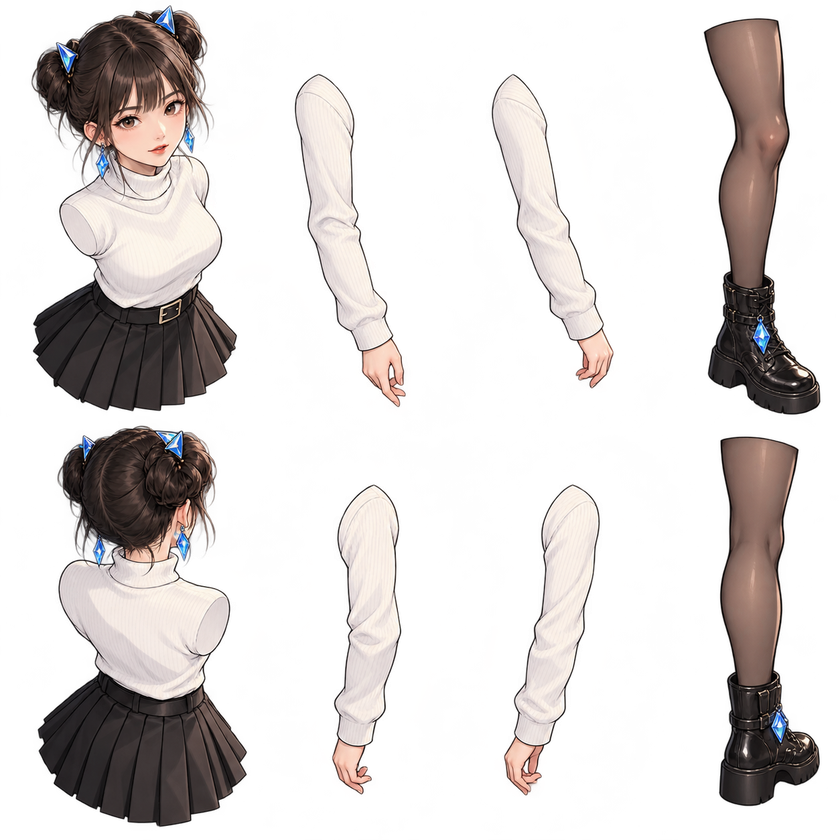
#> input picture game/assets/yanyue_rig_v02.png, 840 x 840 px, shrunk from 1254 x 1254 before the run
$ python inspect_rig.py
#> lines starting #> are read from the running program, lines starting #| are printed output that depends on the picture; after the words box and inside, x2 and y2 are one past the last pixel; in counts of white or black regions, pixels touching at a corner belong together
"""Read connected alpha components for runtime UV regions; no image pixels are edited."""
import json
from pathlib import Path
import numpy as np
from PIL import Image

root = Path(__file__).resolve().parents[1] / 'assets'
im = Image.open(root / 'yanyue_rig_v02.png')
#> im is the input picture: PIL image 840x840 RGBA; mean R, G, B, A 56.1, 50.1, 48.2, 76.1
opaque = np.array(im.getchannel('A')) > 160
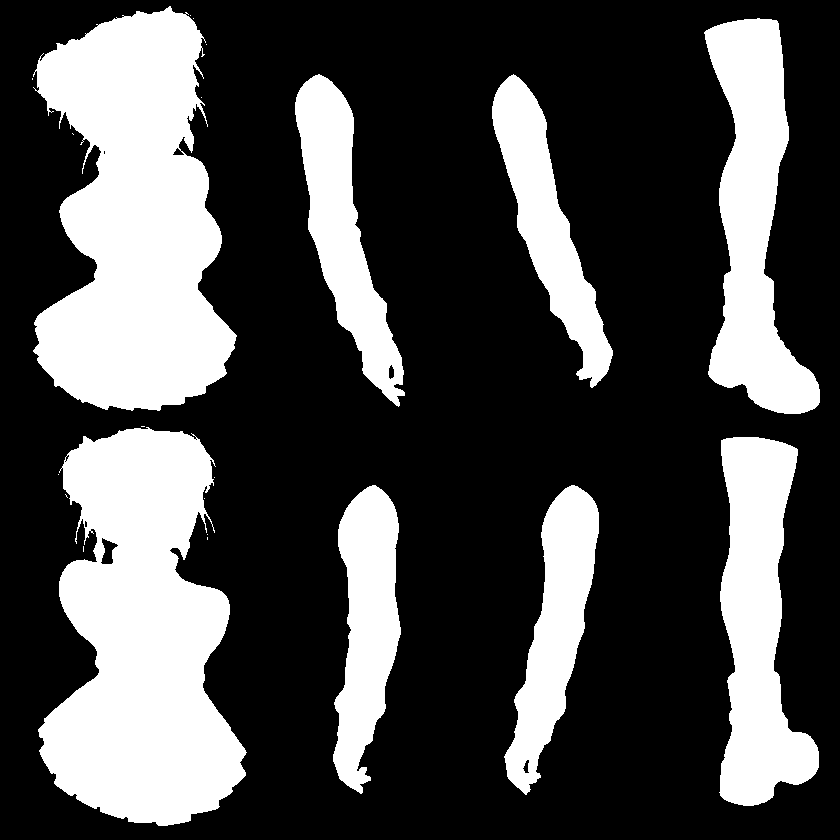
#> opaque: shape (840, 840) bool; 29.8% white; 22 white regions (14 under 20 px), largest, box (x1, y1, x2, y2) and area: (33, 6, 237, 411) 55506, (38, 427, 247, 826) 54906, (704, 18, 820, 414) 23423
seen = np.zeros(opaque.shape, dtype=bool)
components = []
for y, x in zip(*np.where(opaque)):
    if seen[y, x]:
        continue
    pending = [(int(x), int(y))]
    seen[y, x] = True
    count = 0
    x0 = x1 = int(x)
    y0 = y1 = int(y)
    while pending:
        px, py = pending.pop()
        count += 1
        x0, x1 = min(x0, px), max(x1, px)
        y0, y1 = min(y0, py), max(y1, py)
        for nx, ny in ((px-1, py), (px+1, py), (px, py-1), (px, py+1)):
            if 0 <= nx < im.width and 0 <= ny < im.height and opaque[ny, nx] and not seen[ny, nx]:
                seen[ny, nx] = True
                pending.append((nx, ny))
    if count > 1000:
        components.append([x0, y0, x1-x0+1, y1-y0+1])
#> this loop made 210299 passes
#> (y, x) on passes 2 to 4: (6, 170), (7, 168), (7, 169)
#> after the loop, components = [[33, 6, 204, 405], [704, 18, 116, 396], [295, 74, 110, 333], [492, 74, 121, 314], [38, 427, 209, 399], [719, 437, 100, 369], [333, 485, 68, 309], [504, 485, 95, 310]]
assert len(components) == 8, components
rows = []
for back in range(2):
    parts = sorted((p for p in components if int(p[1] >= im.height//2) == back), key=lambda p:p[0])
    assert len(parts) == 4
    rows.append(dict(zip(['body', 'near_arm', 'far_arm', 'leg'], parts)))
#> after the loop, rows = 2 items
(root / 'rig_layout.json').write_text(json.dumps({'views': rows}, indent=2), encoding='utf-8')
print(json.dumps(rows))
#> (printed output is left out)
